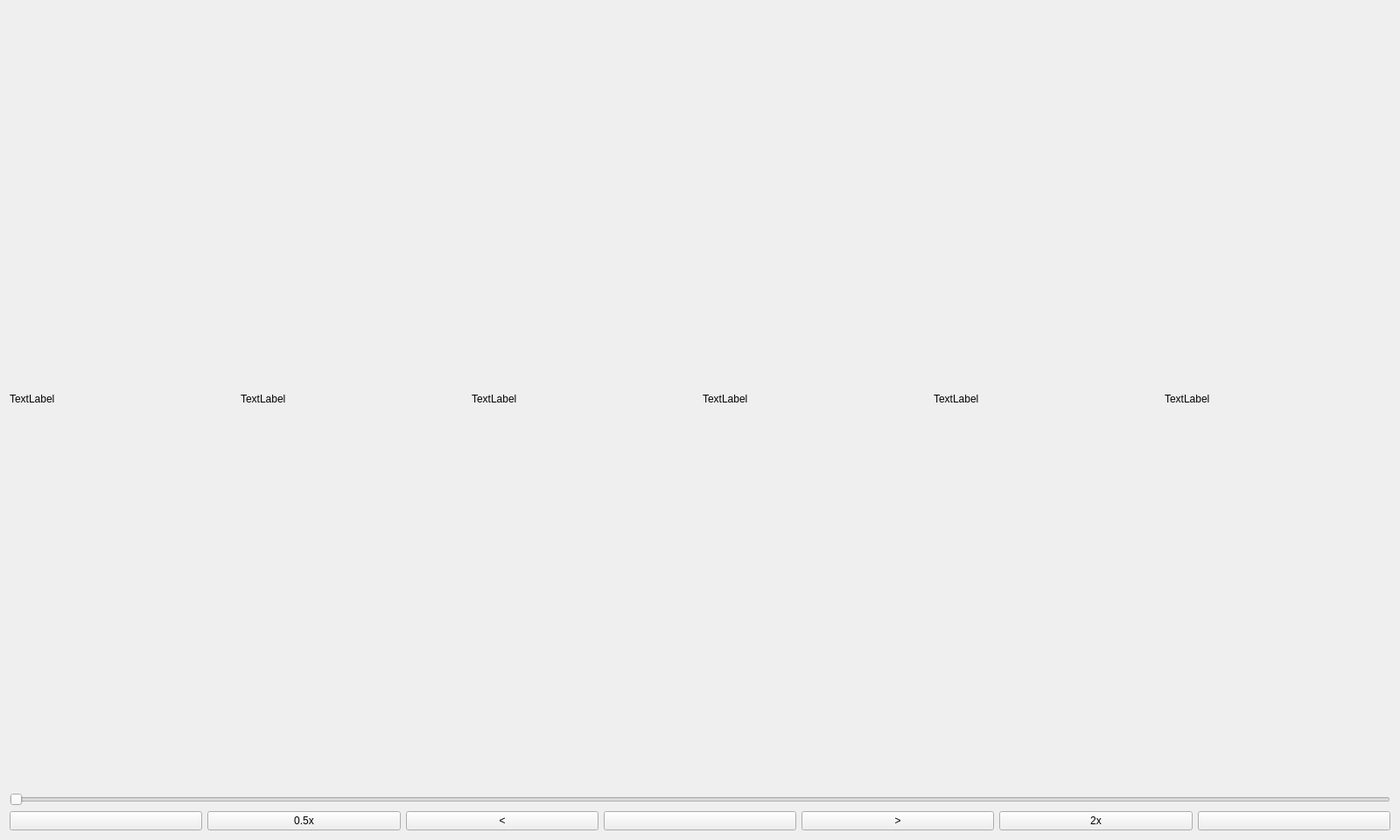
<?xml version="1.0" encoding="UTF-8"?>
<ui version="4.0">
 <class>MovieViewerDialogSub</class>
 <widget class="QWidget" name="MovieViewerDialogSub">
  <property name="geometry">
   <rect>
    <x>0</x>
    <y>0</y>
    <width>1600</width>
    <height>960</height>
   </rect>
  </property>
  <property name="windowTitle">
   <string>Form</string>
  </property>
  <layout class="QVBoxLayout" name="verticalLayout_2">
   <item>
    <layout class="QVBoxLayout" name="verticalLayout" stretch="33,12,94">
     <item>
      <layout class="QHBoxLayout" name="horizontalLayout">
       <item>
        <widget class="CustomLabel" name="indexLabel">
         <property name="text">
          <string>TextLabel</string>
         </property>
        </widget>
       </item>
       <item>
        <widget class="CustomLabel" name="laserSpeedLabel">
         <property name="text">
          <string>TextLabel</string>
         </property>
        </widget>
       </item>
       <item>
        <widget class="CustomLabel" name="laserDistanceLabel">
         <property name="text">
          <string>TextLabel</string>
         </property>
        </widget>
       </item>
       <item>
        <widget class="CustomLabel" name="dateLabel">
         <property name="text">
          <string>TextLabel</string>
         </property>
        </widget>
       </item>
       <item>
        <widget class="CustomLabel" name="timeLabel">
         <property name="text">
          <string>TextLabel</string>
         </property>
        </widget>
       </item>
       <item>
        <widget class="CustomLabel" name="rtLabel">
         <property name="text">
          <string>TextLabel</string>
         </property>
        </widget>
       </item>
      </layout>
     </item>
     <item>
      <layout class="QHBoxLayout" name="horizontalLayout_2">
       <item>
        <widget class="QSlider" name="horizontalSlider">
         <property name="orientation">
          <enum>Qt::Horizontal</enum>
         </property>
        </widget>
       </item>
      </layout>
     </item>
     <item>
      <layout class="QGridLayout" name="gridLayout">
       <item row="0" column="6">
        <widget class="CustomPushButton" name="printPushButton">
         <property name="text">
          <string/>
         </property>
        </widget>
       </item>
       <item row="0" column="5">
        <widget class="CustomPushButton" name="twoSpeedPushButton">
         <property name="text">
          <string>2x</string>
         </property>
        </widget>
       </item>
       <item row="0" column="1">
        <widget class="CustomPushButton" name="halfspeedPushButton">
         <property name="text">
          <string>0.5x</string>
         </property>
        </widget>
       </item>
       <item row="0" column="0">
        <widget class="CustomPushButton" name="quitPushButton">
         <property name="text">
          <string/>
         </property>
        </widget>
       </item>
       <item row="0" column="2">
        <widget class="CustomPushButton" name="previousPushButton">
         <property name="text">
          <string>&lt;</string>
         </property>
        </widget>
       </item>
       <item row="0" column="4">
        <widget class="CustomPushButton" name="nextPushButton">
         <property name="text">
          <string>&gt;</string>
         </property>
        </widget>
       </item>
       <item row="0" column="3">
        <widget class="CustomPushButton" name="playPushButton">
         <property name="text">
          <string/>
         </property>
        </widget>
       </item>
      </layout>
     </item>
    </layout>
   </item>
  </layout>
 </widget>
 <customwidgets>
  <customwidget>
   <class>CustomPushButton</class>
   <extends>QPushButton</extends>
   <header>CustomPushButton.h</header>
  </customwidget>
  <customwidget>
   <class>CustomLabel</class>
   <extends>QLabel</extends>
   <header>CustomLabel.h</header>
  </customwidget>
 </customwidgets>
 <resources/>
 <connections/>
</ui>
